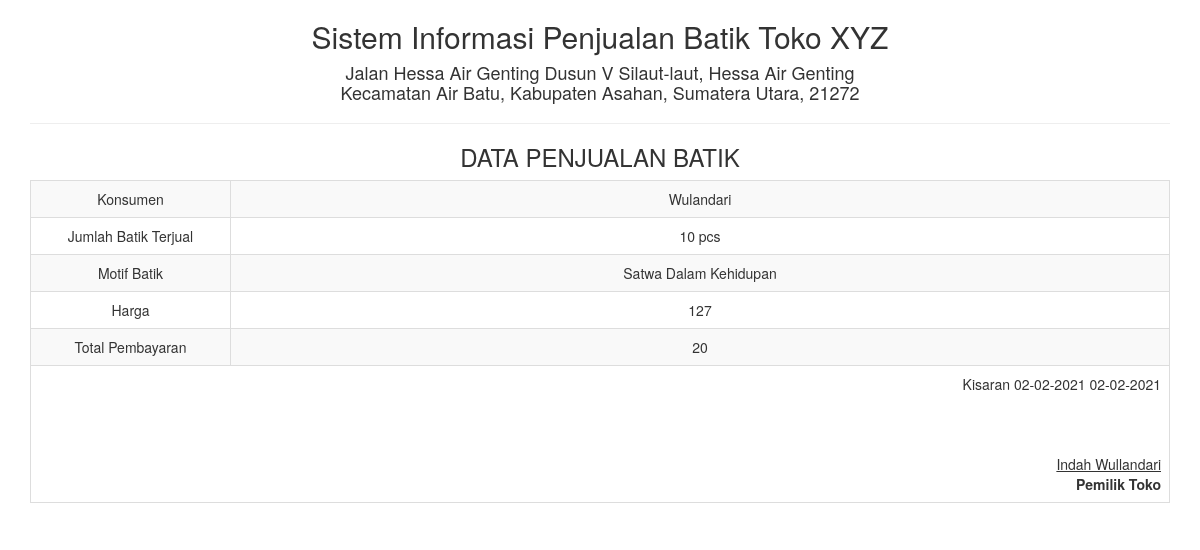
The app's page /report/p_batik_satu.php?id=12, older data.
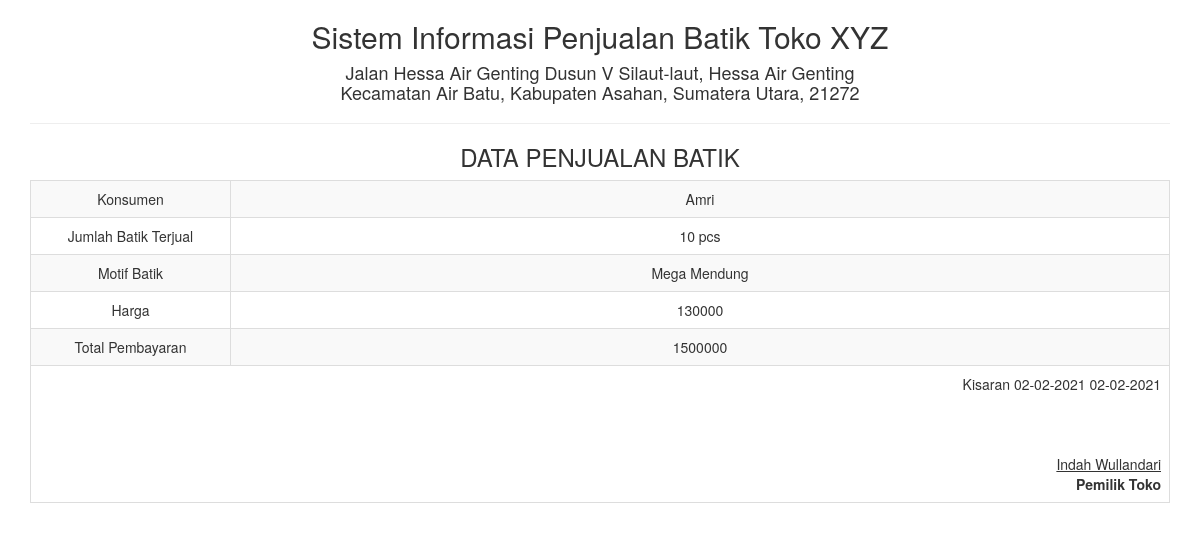
The same page, newer data.
### tables this page shows
CREATE TABLE `tb_penjualanbatik` (
  `id` int(5) NOT NULL,
  `konsumen` varchar(20) NOT NULL,
  `jumlah_batik_terjual` varchar(25) NOT NULL,
  `motif_batik` varchar(35) NOT NULL,
  `harga` int(50) NOT NULL,
  `total_pembayaran` int(55) NOT NULL
);

### report/p_batik_satu.php (the view, shortened to what this page needs)
<!DOCTYPE html>
<html>
    <head>
        <link href="../Assets/css/bootstrap.min.css" rel="stylesheet" type="text/css"/>
    </head>
    <body onload="print()">
        <?php
        $sql = "SELECT * FROM tb_penjualanbatik WHERE id='" . $_GET ['id'] . "'";
        $query = mysqli_query($koneksi, $sql) or die("SQL Detail error");
        $data = mysqli_fetch_array($query);
        ?>
        <div class="container">
            <div class='row'>
                <div class="col-sm-12">
                    <div class="text-center">
                        <h2>Sistem Informasi Penjualan Batik Toko XYZ </h2>
                        <h4>Jalan Hessa Air Genting Dusun V Silaut-laut, Hessa Air Genting <br> Kecamatan Air Batu, Kabupaten Asahan, Sumatera Utara, 21272</h4>
                        <hr>
                        <h3>DATA PENJUALAN BATIK</h3>
                        <table class="table table-bordered table-striped table-hover">
                            <tbody>
								<tr>
                                    <td>Konsumen</td> <td><?= $data['konsumen'] ?></td>
                                </tr>
                                <tr>
                                    <td width="200">Jumlah Batik Terjual</td> <td><?= $data['jumlah_batik_terjual'] ?></td>
                                </tr>
                                <tr>
                                    <td>Motif Batik</td> <td><?= $data['motif_batik'] ?></td>
                                </tr>
								<tr>
                                    <td>Harga</td> <td><?= $data['harga'] ?></td>
                                </tr>
								<tr>
                                    <td>Total Pembayaran</td> <td><?= $data['total_pembayaran'] ?></td>
                                </tr>
                            </tbody>
                            <tfoot>
                                <tr>
                                    <td colspan="2" class="text-right">
                                        Kisaran 02-02-2021 <?= date("d-m-Y") ?>
                                        <br><br><br><br>
                                        <u>Indah Wullandari<strong></u><br>
                                        Pemilik Toko
									</td>
								</tr>
							</tfoot>
                        </table>
                    </div>
                </div>
            </div>
    </body>
</html>

Row changes from the older to the newer data that the page shows:
changed tb_penjualanbatik "10 pcs": konsumen "Wulandari" → "Amri"; motif_batik "Satwa Dalam Kehidupan" → "Mega Mendung"; harga "127" → "130000"; total_pembayaran "20" → "1500000"
